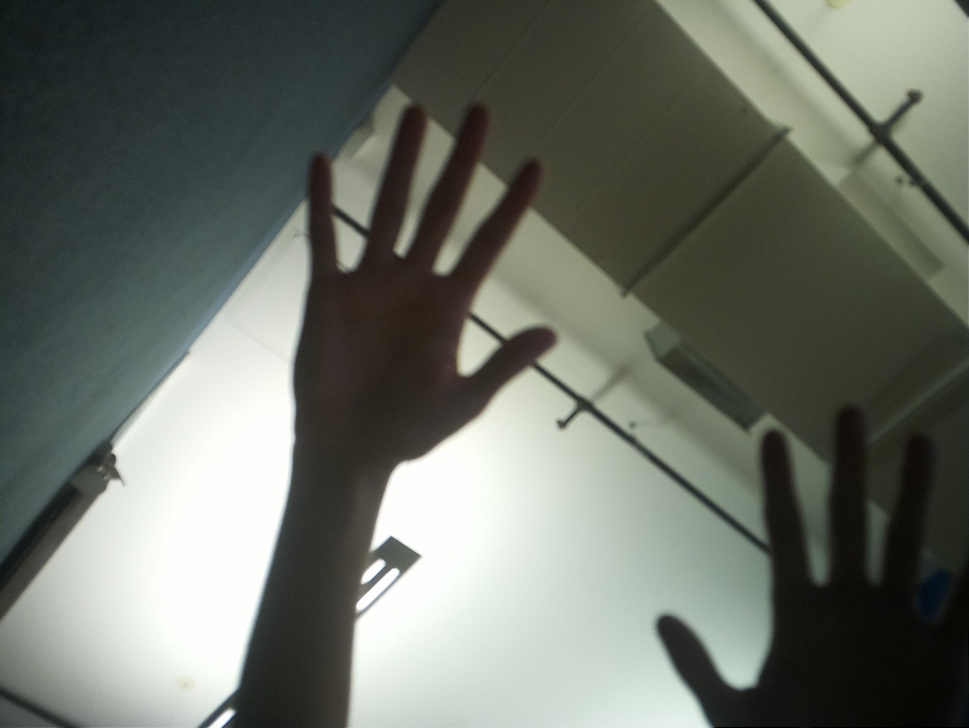
#> input picture PICTURES/image1.jpg, 969 x 728 px, shrunk from 2328 x 1748 before the run, found by its file name
$ python snap_sift.py
#> lines starting #> are read from the running program, lines starting #| are printed output that depends on the picture
import cv2
import numpy as np
from PIL import Image
import os
import time

# Set the output directory for aligned images and the GIF
OUTPUT_DIR = os.path.expanduser("~/Desktop/riibiitCam/PICTURES")

# Load the images
image1 = cv2.imread(os.path.join(OUTPUT_DIR, 'image1.jpg'))
#> image1 is the input picture: shape (728, 969, 3); mean B, G, R 103.5, 112.1, 107.1
image2 = cv2.imread(os.path.join(OUTPUT_DIR, 'image2.jpg'))  # The baseline image
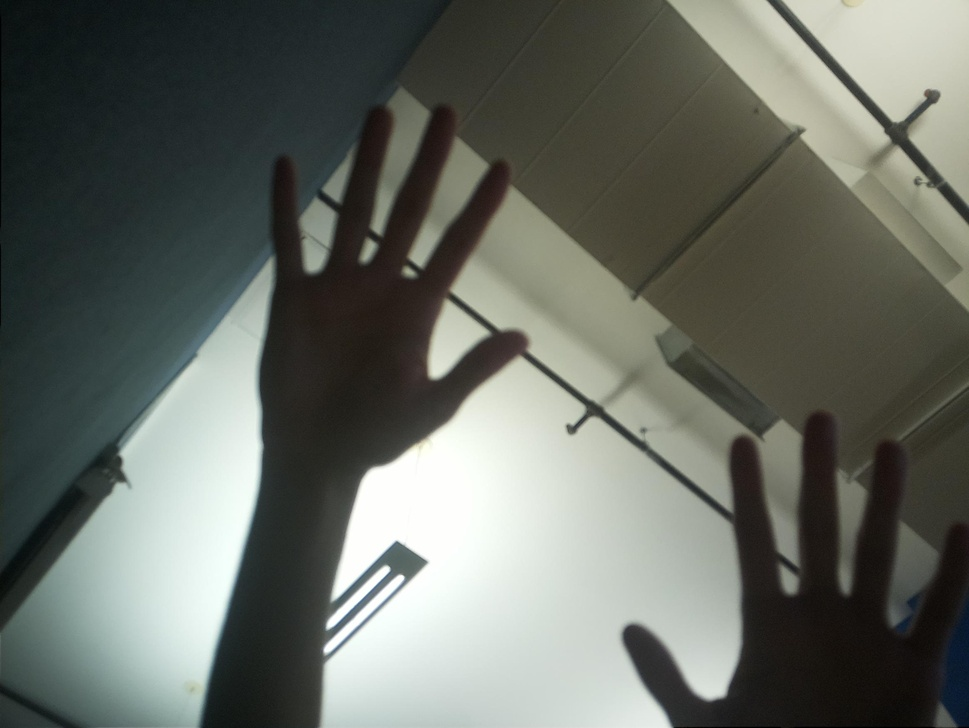
#> input picture PICTURES/image2.jpg, 969 x 728 px, shrunk from 2328 x 1748 before the run, found by its file name
#> image2 is the input picture: shape (728, 969, 3); mean B, G, R 99, 106.4, 101.9
image3 = cv2.imread(os.path.join(OUTPUT_DIR, 'image3.jpg'))
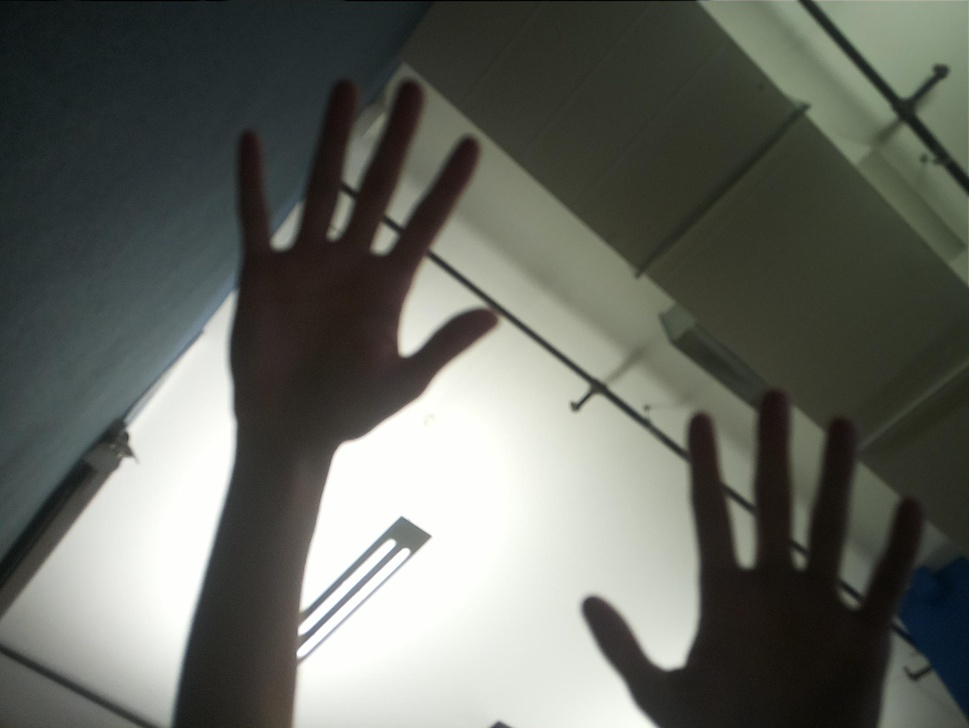
#> input picture PICTURES/image3.jpg, 969 x 728 px, shrunk from 2328 x 1748 before the run, found by its file name
#> image3 is the input picture: shape (728, 969, 3); mean B, G, R 97.2, 104.1, 101.3
image4 = cv2.imread(os.path.join(OUTPUT_DIR, 'image4.jpg'))
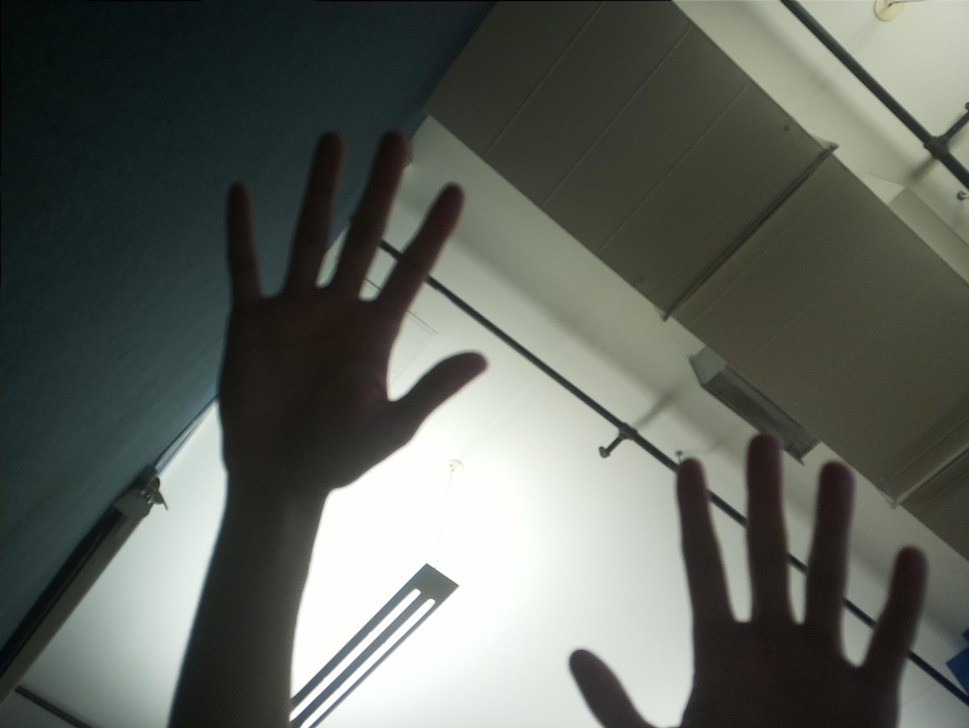
#> input picture PICTURES/image4.jpg, 969 x 728 px, shrunk from 2328 x 1748 before the run, found by its file name
#> image4 is the input picture: shape (728, 969, 3); mean B, G, R 92.8, 99.6, 95.1

# Duplicate image2 and save as Align2
cv2.imwrite(os.path.join(OUTPUT_DIR, 'Align2.jpg'), image2)

# Convert BGR images to RGB
image1_rgb = cv2.cvtColor(image1, cv2.COLOR_BGR2RGB)
image2_rgb = cv2.cvtColor(image2, cv2.COLOR_BGR2RGB)
image3_rgb = cv2.cvtColor(image3, cv2.COLOR_BGR2RGB)
image4_rgb = cv2.cvtColor(image4, cv2.COLOR_BGR2RGB)

# Initialize SIFT detector
sift = cv2.SIFT_create()

# Find the keypoints and descriptors with SIFT
kp1, des1 = sift.detectAndCompute(image1, None)
#> kp1 = 146 keypoints; strongest (x, y, size): (228, 715, 7), (472, 352, 24.1), (399, 556, 20.5), (208, 445, 127.2)
kp2, des2 = sift.detectAndCompute(image2, None)  # The baseline image
#> kp2 = 165 keypoints; strongest (x, y, size): (402, 561, 24.4), (710, 673, 34.6), (649, 656, 33.4), (441, 360, 22.1)
kp3, des3 = sift.detectAndCompute(image3, None)
#> kp3 = 145 keypoints; strongest (x, y, size): (606, 626, 31.9), (139, 561, 103.4), (185, 433, 83.1), (412, 335, 23.2)
kp4, des4 = sift.detectAndCompute(image4, None)
#> kp4 = 172 keypoints; strongest (x, y, size): (592, 676, 31.2), (400, 380, 21.8), (450, 375, 29.7), (294, 714, 6.1)

# Use the BFMatcher to find the best matches between descriptors
bf = cv2.BFMatcher()
matches1to2 = bf.knnMatch(des1, des2, k=2)
#> matches1to2 = 146 matches
matches3to2 = bf.knnMatch(des3, des2, k=2)
#> matches3to2 = 145 matches
matches4to2 = bf.knnMatch(des4, des2, k=2)
#> matches4to2 = 172 matches

# Apply ratio test with adjusted threshold
good_matches1to2 = []
for m, n in matches1to2:
    if m.distance < 0.6 * n.distance:
        good_matches1to2.append(m)
#> this loop made 146 passes
#> after the loop, good_matches1to2 = 49 matches

good_matches3to2 = []
for m, n in matches3to2:
    if m.distance < 0.6 * n.distance:
        good_matches3to2.append(m)
#> this loop made 145 passes
#> after the loop, good_matches3to2 = 50 matches

good_matches4to2 = []
for m, n in matches4to2:
    if m.distance < 0.6 * n.distance:
        good_matches4to2.append(m)
#> after the loop, good_matches4to2 = 45 matches

# Check if there are enough good matches
if len(good_matches1to2) < 4 or len(good_matches3to2) < 4 or len(good_matches4to2) < 4:
    print("Not enough good matches to calculate homography.")
else:
    print("Generating alignment...")

    # Extract location of good matches
    src_pts1 = np.float32([kp1[m.queryIdx].pt for m in good_matches1to2]).reshape(-1, 1, 2)
#> src_pts1 = 49 rows, first 8: [115.7, 474.9], [120, 448.1], [123.3, 483.4], [185.3, 353.4], [360.1, 604.9], [394.3, 571.8], [395.6, 536.3], [417.2, 497]
    dst_pts1 = np.float32([kp2[m.trainIdx].pt for m in good_matches1to2]).reshape(-1, 1, 2)
#> dst_pts1 = 49 rows, first 8: [121.6, 477.7], [128.3, 451.8], [129.4, 485.8], [192.8, 355.9], [327.6, 648], [399.7, 578.2], [402, 541], [386.4, 502]

    src_pts3 = np.float32([kp3[m.queryIdx].pt for m in good_matches3to2]).reshape(-1, 1, 2)
#> src_pts3 = 50 rows, first 8: [126.1, 436.5], [128.8, 452.6], [347.9, 190.3], [364.6, 478.9], [390.4, 543.7], [390.4, 543.7], [405.2, 551.5], [406.6, 516.8]
    dst_pts3 = np.float32([kp2[m.trainIdx].pt for m in good_matches3to2]).reshape(-1, 1, 2)
#> dst_pts3 = 50 rows, first 8: [119, 460.8], [121.6, 477.7], [373.7, 236.4], [386.4, 502], [384.9, 570.1], [384.9, 570.1], [399.7, 578.2], [402, 541]

    src_pts4 = np.float32([kp4[m.queryIdx].pt for m in good_matches4to2]).reshape(-1, 1, 2)
#> src_pts4 = 45 rows, first 8: [156.1, 508.2], [157.1, 482.1], [159.3, 499.2], [381.9, 388.1], [399.6, 380.3], [399.6, 380.3], [415.2, 593.2], [415.2, 593.2]
    dst_pts4 = np.float32([kp2[m.trainIdx].pt for m in good_matches4to2]).reshape(-1, 1, 2)
#> dst_pts4 = 45 rows, first 8: [118.8, 487.3], [119, 460.8], [121.6, 477.7], [421.7, 363.3], [440.6, 359.5], [440.6, 359.5], [384.9, 570.1], [384.9, 570.1]

    # Compute homography matrices
    homography_matrix1, _ = cv2.findHomography(src_pts1, dst_pts1, cv2.RANSAC, 5.0)
#> homography_matrix1 = [[0.971, -0.015, 15.38], [-0.00908, 0.979, 6.57], [-3.36e-05, -2.38e-05, 1]]
    homography_matrix3, _ = cv2.findHomography(src_pts3, dst_pts3, cv2.RANSAC, 5.0)
#> homography_matrix3 = [[0.992, -0.0301, 4.94], [0.000232, 0.974, 26.81], [7.11e-06, -4.62e-05, 1]]
    homography_matrix4, _ = cv2.findHomography(src_pts4, dst_pts4, cv2.RANSAC, 5.0)
#> homography_matrix4 = [[1.08, -0.0117, -42.08], [0.0322, 1.06, -42.48], [7.95e-05, 2.4e-05, 1]]

    # Adjust homography matrices to preserve aspect ratio
    aspect_ratio = float(image2.shape[1]) / float(image2.shape[0])
#> aspect_ratio = 1.33
    homography_matrix1[0, 1] = homography_matrix1[0, 1] * aspect_ratio
    homography_matrix1[1, 0] = homography_matrix1[1, 0] / aspect_ratio

    homography_matrix3[0, 1] = homography_matrix3[0, 1] * aspect_ratio
    homography_matrix3[1, 0] = homography_matrix3[1, 0] / aspect_ratio

    homography_matrix4[0, 1] = homography_matrix4[0, 1] * aspect_ratio
    homography_matrix4[1, 0] = homography_matrix4[1, 0] / aspect_ratio

    # Apply homography to align images without stretching
    aligned_image1 = cv2.warpPerspective(image1_rgb, homography_matrix1, (image2.shape[1], image2.shape[0]))
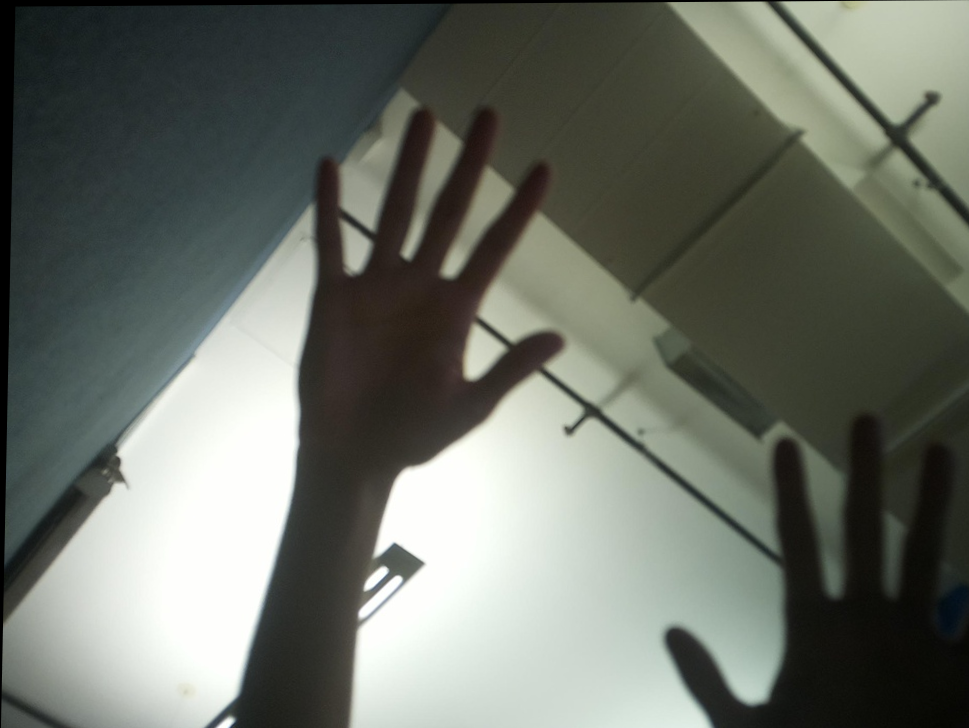
#> aligned_image1: shape (728, 969, 3); mean R, G, B 106.6, 111.5, 102.9
    print("Image1 aligned.")

    aligned_image3 = cv2.warpPerspective(image3_rgb, homography_matrix3, (image2.shape[1], image2.shape[0]))
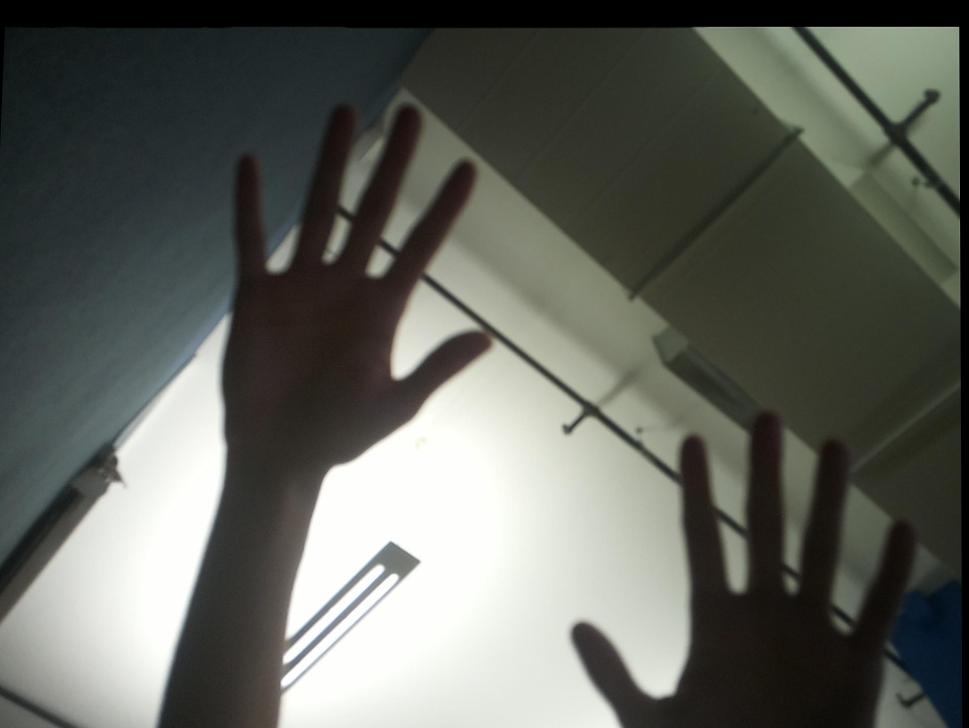
#> aligned_image3: shape (728, 969, 3); mean R, G, B 97.2, 99.9, 93.2
    print("Image3 aligned.")

    aligned_image4 = cv2.warpPerspective(image4_rgb, homography_matrix4, (image2.shape[1], image2.shape[0]))
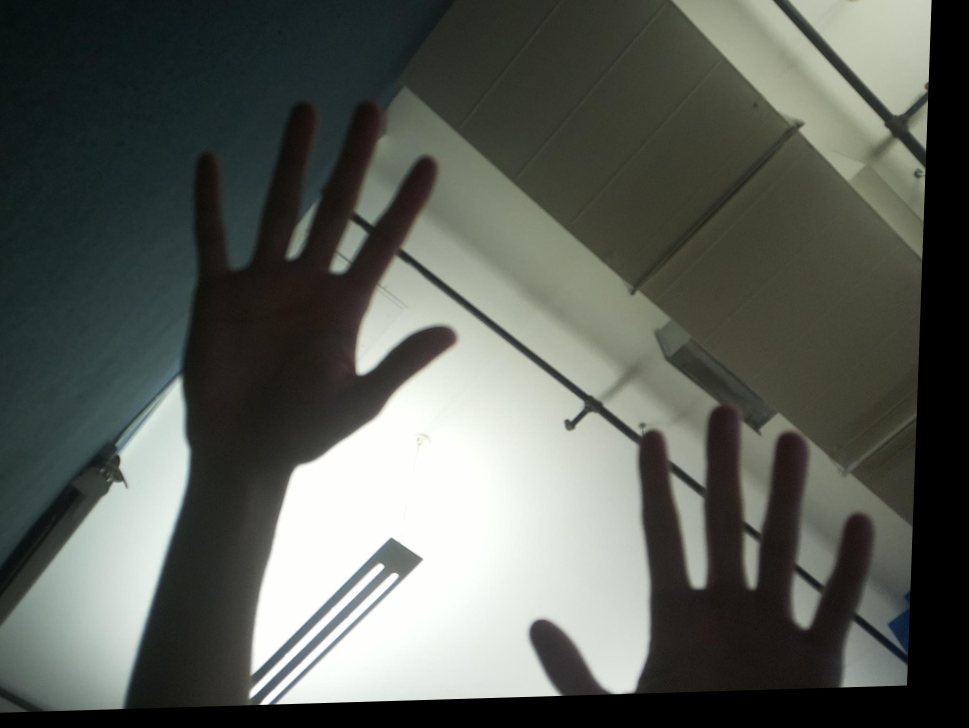
#> aligned_image4: shape (728, 969, 3); mean R, G, B 90.2, 94.3, 87.9
    print("Image4 aligned.")

    # Save aligned images
    cv2.imwrite(os.path.join(OUTPUT_DIR, 'Align1.jpg'), cv2.cvtColor(aligned_image1, cv2.COLOR_RGB2BGR))
    cv2.imwrite(os.path.join(OUTPUT_DIR, 'Align3.jpg'), cv2.cvtColor(aligned_image3, cv2.COLOR_RGB2BGR))
    cv2.imwrite(os.path.join(OUTPUT_DIR, 'Align4.jpg'), cv2.cvtColor(aligned_image4, cv2.COLOR_RGB2BGR))

    print("All images aligned.")

    # Create a looping GIF
    aligned_image_paths = [os.path.join(OUTPUT_DIR, f'Align{i}.jpg') for i in [1, 2, 3, 4, 3, 2]]
    gif_path = os.path.join(OUTPUT_DIR, f'aligned_{time.strftime("%Y%m%d-%H%M%S")}.gif')

    # Wait until all aligned images are available
    max_attempts = 10
    current_attempt = 0
    while current_attempt < max_attempts and not all(os.path.exists(path) for path in aligned_image_paths):
        time.sleep(2)  # Wait for 2 seconds before checking again
        current_attempt += 1

    if all(os.path.exists(path) for path in aligned_image_paths):
        with Image.open(aligned_image_paths[0]) as gif_image:
            gif_image.save(gif_path, save_all=True, append_images=[Image.open(path).convert('RGB') for path in aligned_image_paths[1:]], loop=0, duration=100)

        print(f"Generated GIF: {gif_path}")

        # Open the generated GIF
        os.system(f"open {gif_path}")
    else:
        print("Failed to generate GIF. Some aligned images are missing.")
